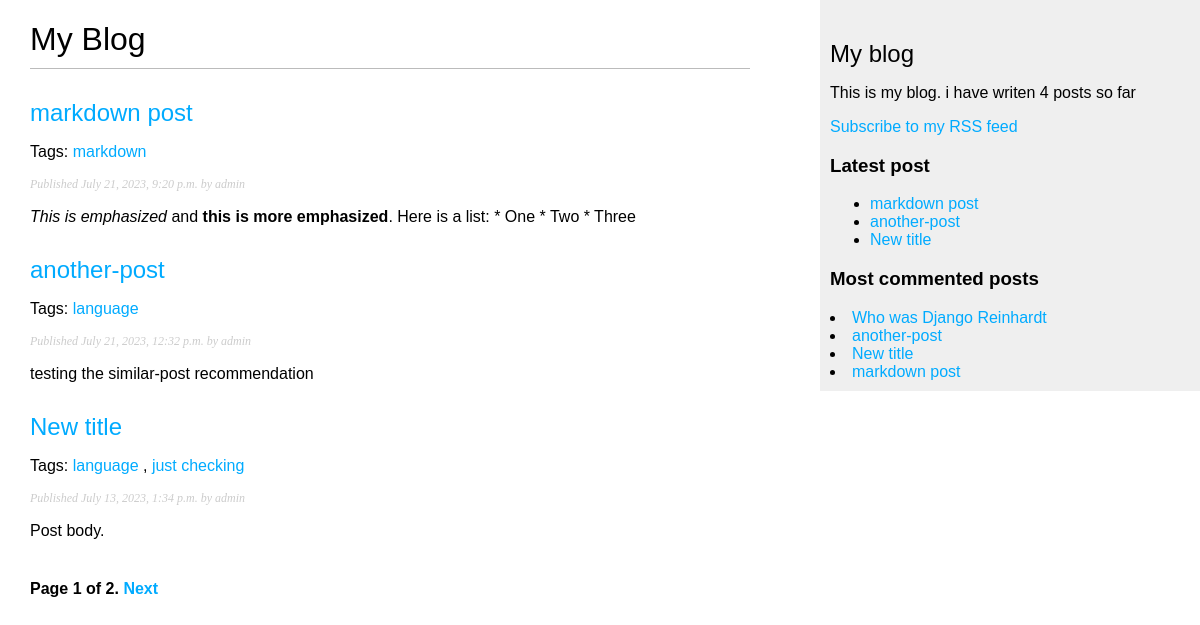
Screenshot of /blog/ with the database file from the repository.
### blog/models.py (models this page shows, shortened)
class Post(models.Model):
    class Status(models.TextChoices):
        DRAFT = 'DF', 'Draft'
        PUBLISHED = 'PB', 'Published'
    title = models.CharField(max_length=250)
    slug = models.SlugField(max_length=250,
                            unique_for_date='publish')
    author = models.ForeignKey(User,
                        on_delete=models.CASCADE,
                        related_name='blog_posts')
    body = models.TextField()
    publish = models.DateTimeField(default=timezone.now)
    created = models.DateTimeField(auto_now_add=True)
    updated = models.DateTimeField(auto_now=True)
    status = models.CharField(max_length=2,
                        choices=Status.choices,
                        default=Status.DRAFT)
    objects = models.Manager() # The default manager.
    published = PublishedManager() # Our custom manager.
    tags = TaggableManager()
    class Meta:
        ordering = ['-publish']
        indexes = [
            models.Index(fields=['-publish']),
        ]
    def get_absolute_url(self):
        return reverse('blog:post_detail',
                        args=[self.publish.year,
                            self.publish.month,
                            self.publish.day,
                            self.slug])

### blog/views.py (the view)
# urls.py: path('', views.post_list, name='post_list'),
def post_list(request, tag_slug=None):
    posts = Post.published.all()
    tag = None
    if tag_slug:
        tag = get_object_or_404(Tag, slug=tag_slug)
        post_list =     post_list.filter(tags__in=[tag])
    paginator = Paginator(posts, 3)
    page_number = request.GET.get('page', 1)
    try:
        posts = paginator.page(page_number)
    except PageNotAnInteger:
        posts = paginator.page(1)
    except EmptyPage:
        posts = paginator.page(paginator.num_pages)
    return render(request,
                  'blog/post/list.html',
                  {'posts': posts,
                   'tag':tag})

### blog/models.py (called while the page is built)
    def get_queryset(self):
        return super().get_queryset()\
                    .filter(status=Post.Status.PUBLISHED)

### blog/templatetags/blog_tags.py (called while the page is built)
@register.simple_tag
def total_post():
    return Post.published.count()

@register.inclusion_tag('blog/post/latest_post.html')
def show_latest_post(count=5):
    latest_posts = Post.published.order_by('-publish')[:count]
    return {'latest_posts':latest_posts}

@register.simple_tag
def get_most_commented_post(count=5):
    return Post.published.annotate(total_comments=Count('comments')).order_by('-total_comments')[:count]

@register.filter(name='markdown')
def markdown_format(text):
    return mark_safe(markdown.markdown(text))

### blog/templates/blog/post/list.html (shortened to what this page needs)
{% extends "blog/base.html" %}
{% load  blog_tags %}
{% block content %}
  <h1>My Blog</h1>
  {% for post in posts %}
    <h2>
        <a href="{{ post.get_absolute_url }}">
            {{ post.title }}
        </a>
    </h2>
    <p class="tags">
      Tags:
      {% for tag in post.tags.all %}
        <a href="{% url 'blog:post_list_by_tag' tag.slug %}">
          {{tag.name}}
        </a>
        {% if not forloop.last %}, {% endif %}
      {% endfor %}
    </p>
    <p class="date">
      Published {{ post.publish }} by {{ post.author }}
    </p>
    {{ post.body|markdown|truncatewords_html:30 }}
  {% endfor %}
  {% include "pagination.html" with page=posts %}
{% endblock %}

### blog/templates/blog/base.html (shortened to what this page needs)
{% load blog_tags %}
{% load static %}
<!DOCTYPE html>
<html>
<head>
  <link href="{% static "css/blog.css" %}" rel="stylesheet">
</head>
<body>
  <div id="content">
    {% block content %}
    {% endblock %}
  </div>
  <div id="sidebar">
    <h2>My blog</h2>
    <p>This is my blog.
      i have writen {% total_post%} posts so far
    </p>
    <p>
      <a href="{% url 'blog:post_feed' %}">Subscribe to my RSS feed</a>
    </p>
    <h3>Latest post</h3>
    {% show_latest_post 3 %}
    <h3>Most commented posts</h3>
    {% get_most_commented_post as most_commented_post %}
    {% for post in most_commented_post %}
      <li>
        <a href="{{post.get_absolute_url}}">{{post.title}}</a>
      </li>
    {% endfor %}
  </div>
</body>
</html>

### blog/templates/pagination.html (shortened to what this page needs)
<div class="pagination">
    <span class="step-links">
    <span class="current">
        Page {{ page.number }} of {{ page.paginator.num_pages }}.
    </span>
    {% if page.has_next %}
        <a href="?page={{ page.next_page_number }}">Next</a>
    {% endif %}
    </span>
</div>

### blog/templates/blog/post/latest_post.html
<ul>
    {% for post in latest_posts  %}
        <li>
            <a href="{{post.get_absolute_url}}">{{post.title}}</a>
        </li>
    {% endfor %}
</ul>

### blog/static/css/blog.css (style rules this page uses)
body { margin:0; padding:0; font-family:helvetica, sans-serif; }
a { color:#00abff; text-decoration:none; }
h1 { font-weight:normal; border-bottom:1px solid #bbb; padding:0 0 10px 0; }
h2 { font-weight:normal; margin:30px 0 0; }
#content { float:left; width:60%; padding:0 0 0 30px; }
#sidebar { float:right; width:30%; padding:10px; background:#efefef; height:100%; }
p.date { color:#ccc; font-family: georgia, serif; font-size: 12px; font-style: italic; }
.pagination { margin:40px 0; font-weight:bold; }

### rows the page displays
Post: title "markdown post", publish "July 21, 2023, 9:20 p.m.", author "admin", body "This is emphasized and this is more emphasized . Here is a list: * One * Two * Three"
Tag: name "markdown"
Post: title "another-post", publish "July 21, 2023, 12:32 p.m.", author "admin", body "testing the similar-post recommendation"
Tag: name "language"
Post: title "New title", publish "July 13, 2023, 1:34 p.m.", author "admin", body "Post body."
Tag: name "just checking"
Post: title "Who was Django Reinhardt"

### other values shown
{{ page.number }} "1"
{{ page.paginator.num_pages }} "2"
